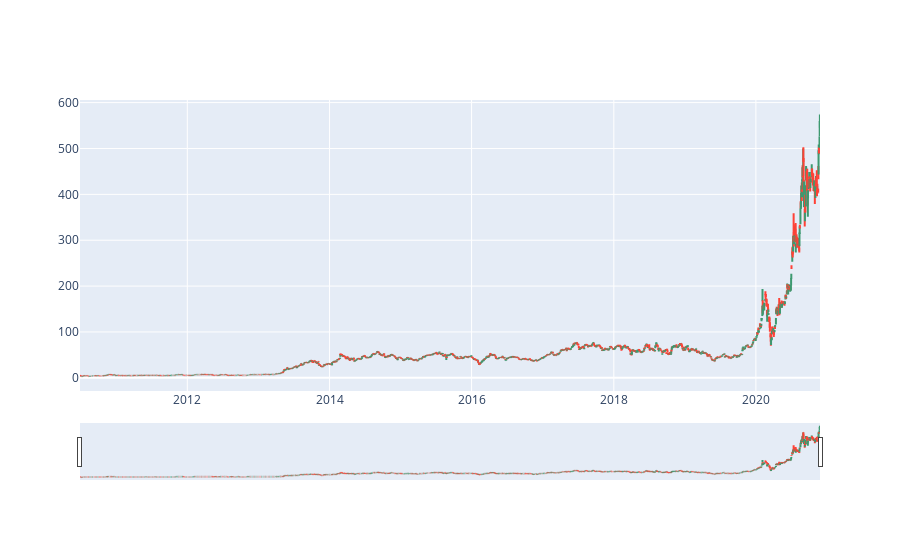

Notebook source saved alongside this figure:
### Code cell
fig = go.Figure(data=go.Ohlc(
    x = tsla_hist['Date'],
    open = tsla_hist['Open'],
    high = tsla_hist['High'],
    low = tsla_hist['Low'],
    close = tsla_hist['Close']))
fig.show()

### Figure 1 — Plotly figure (JSON) as saved in the notebook; plotly's stock layout.template omitted (floating-point values rounded to 4 significant figures; data arrays with more than 128 entries replaced by an {"elided": "..."} marker saying what was removed)
{"data": [{"close": {"elided": "2623 float values"}, "high": {"elided": "2623 float values"}, "low": {"elided": "2623 float values"}, "open": {"elided": "2623 float values"}, "type": "ohlc", "x": {"elided": "2623 str values"}}], "layout": {}}
